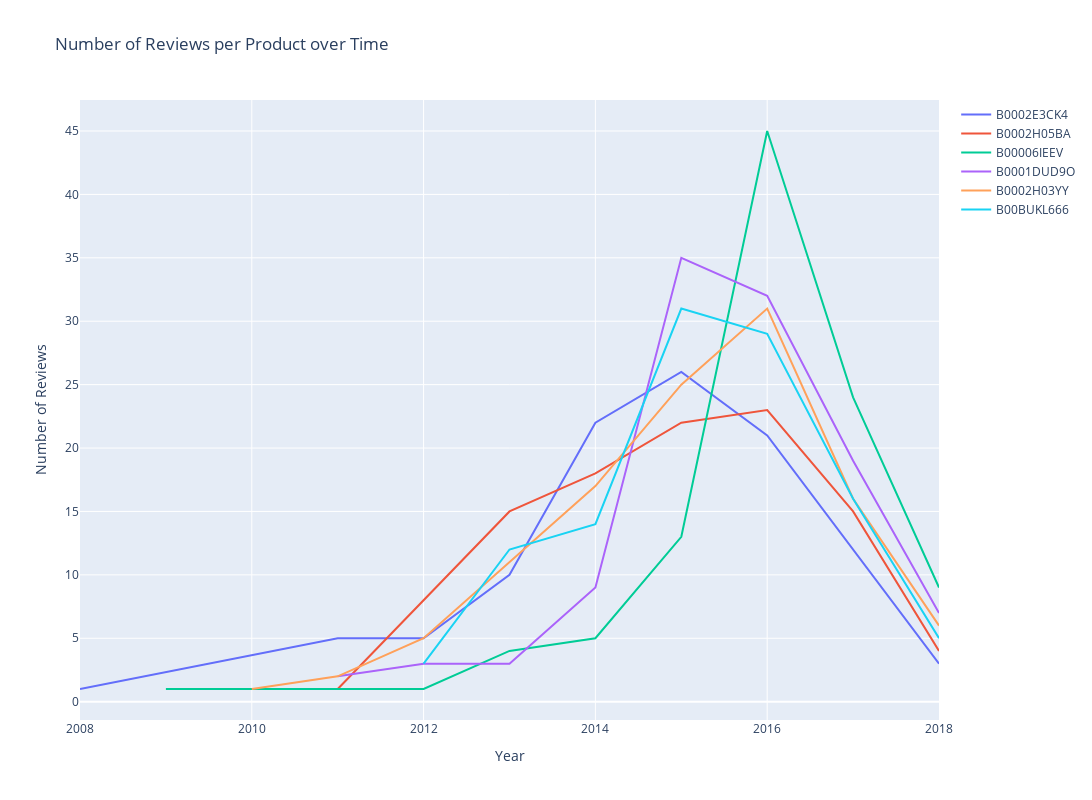

This figure's notebook cell:
### Code cell
import plotly.graph_objects as go

fig = go.Figure()

for i, id in enumerate(asin):
    fig.add_trace(go.Scatter(x=prod_year_count[prod_year_count.asin==id].reviewYear,
                             y=prod_year_count[prod_year_count.asin==id].count_rev,
                             mode='lines',
                             name=id))
    last_count = prod_year_count[prod_year_count.asin==id].count_rev.iloc[-1]

fig.update_layout(
    title="Number of Reviews per Product over Time",
    xaxis=dict(title="Year"),
    yaxis=dict(title="Number of Reviews"),
    hovermode="x",
    height=800,  # Set the height of the figure (in pixels)
    width=1500   # Set the width of the figure (in pixels)
)

fig.show()

### Figure 1 — Plotly figure (JSON) as saved in the notebook; plotly's stock layout.template omitted (floating-point values rounded to 4 significant figures)
{"data": [{"mode": "lines", "name": "B0002E3CK4", "type": "scatter", "x": [2008, 2011, 2012, 2013, 2014, 2015, 2016, 2017, 2018], "y": [1, 5, 5, 10, 22, 26, 21, 12, 3]}, {"mode": "lines", "name": "B0002H05BA", "type": "scatter", "x": [2011, 2012, 2013, 2014, 2015, 2016, 2017, 2018], "y": [1, 8, 15, 18, 22, 23, 15, 4]}, {"mode": "lines", "name": "B00006IEEV", "type": "scatter", "x": [2009, 2012, 2013, 2014, 2015, 2016, 2017, 2018], "y": [1, 1, 4, 5, 13, 45, 24, 9]}, {"mode": "lines", "name": "B0001DUD9O", "type": "scatter", "x": [2011, 2012, 2013, 2014, 2015, 2016, 2017, 2018], "y": [2, 3, 3, 9, 35, 32, 19, 7]}, {"mode": "lines", "name": "B0002H03YY", "type": "scatter", "x": [2010, 2011, 2012, 2013, 2014, 2015, 2016, 2017, 2018], "y": [1, 2, 5, 11, 17, 25, 31, 16, 6]}, {"mode": "lines", "name": "B00BUKL666", "type": "scatter", "x": [2012, 2013, 2014, 2015, 2016, 2017, 2018], "y": [3, 12, 14, 31, 29, 16, 5]}], "layout": {"height": 800, "hovermode": "x", "title": {"text": "Number of Reviews per Product over Time"}, "width": 1500, "xaxis": {"title": {"text": "Year"}}, "yaxis": {"title": {"text": "Number of Reviews"}}}}
